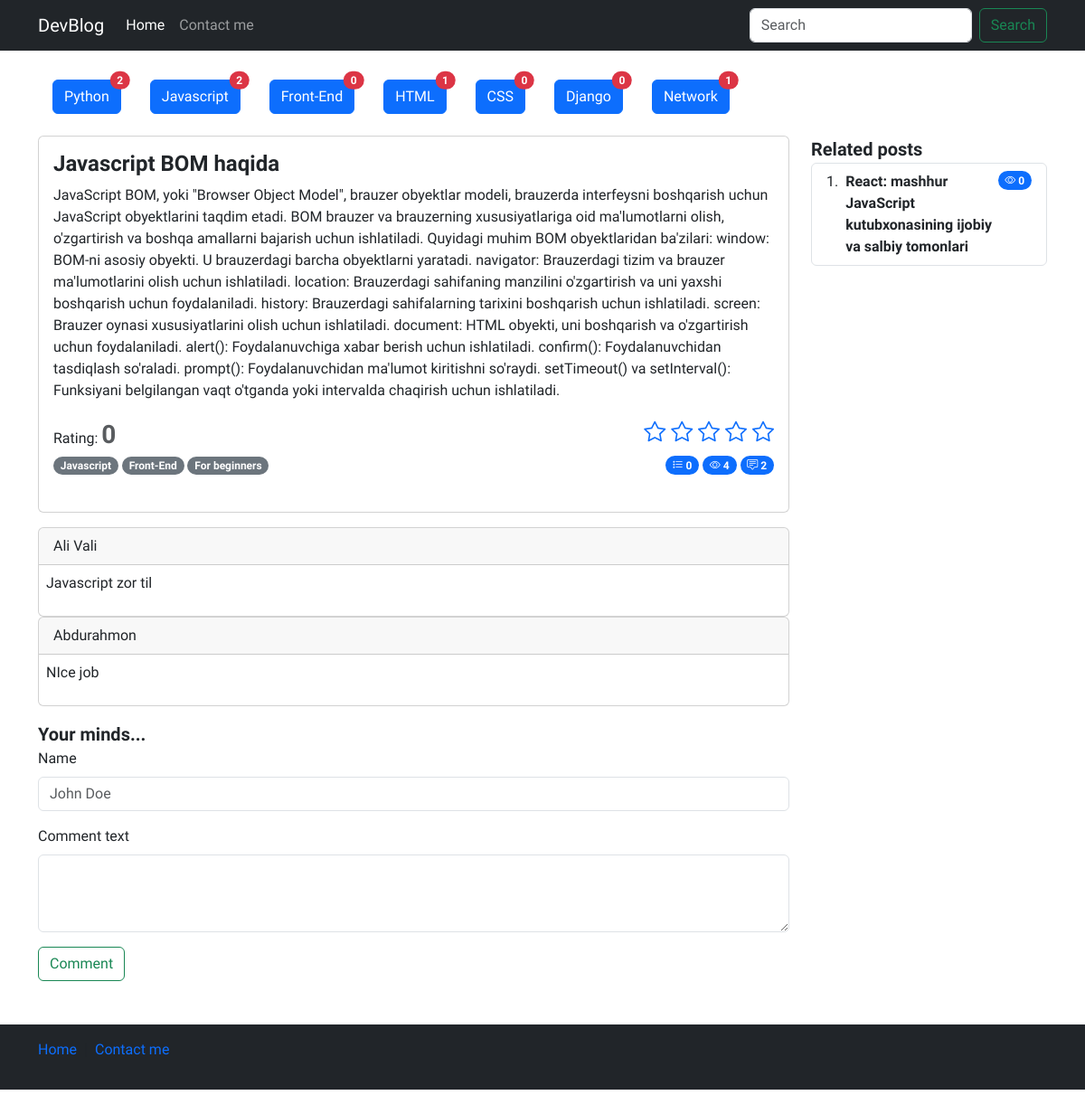
The app's page /detail/2 with its own data.
### blog/models.py (models this page shows, shortened)
class Category(models.Model):
    name = models.CharField(verbose_name="Category name",max_length=250)
    slug = models.SlugField(max_length=250, unique=True)

class Post(models.Model):
    title = models.CharField(verbose_name="Post title",max_length=550)
    body = models.TextField(verbose_name="Post body")
    author = models.CharField(verbose_name="Post author",default="Admin",max_length=100)
    category = models.ForeignKey(Category, on_delete=models.PROTECT,related_name='posts')
    tag = models.ManyToManyField(Tag)
    views = models.PositiveIntegerField(default=0)
    publish_date = models.DateTimeField(verbose_name="Published time",auto_now_add=True)
    published = models.BooleanField(default=True)
    on_top = models.BooleanField(default=False)
    def get_avg_rating(self):
        sum_ratings = sum([int(i.value) for i in self.ratings.all()])
        try:
            return round(sum_ratings / self.ratings.all().count(),2)
        except Exception as e:
            return 0

class Tag(models.Model):
    name = models.CharField(verbose_name="Tag name",max_length=250)
    slug = models.SlugField(max_length=250, unique=True)

class Comment(models.Model):
    author = models.CharField(verbose_name="Comment author",max_length=100,blank=False)
    comment = models.TextField(verbose_name="Comment")
    post = models.ForeignKey(Post, on_delete=models.CASCADE, related_name='comments')

### blog/views.py (the view, shortened to what this page needs)
# urls.py: path('detail/<post_id>', views.detail, name='detail'),
def detail(request, post_id):
    categories = Category.objects.all()
    post = Post.objects.get(id=post_id)
    category = Category.objects.get(id=post.category.id)
    related_posts = Post.objects.filter(category=category).exclude(id__in=[0,post.id]).order_by("?")
    request.session.modified = True
    if post.id in check_read_articles(request):
        pass
    else:
        check_read_articles(request).append(post.id)
        post.views += 1
        post.save()
    return render(request,"detail.html", context={
        "post":post,
        "categories":categories,
        "related_posts":related_posts})

### blog/utils.py (called while the page is built)
def check_read_articles(request):
    try:
        read_articles = request.session["read_articles"]
    except:
        request.session["read_articles"] = []
        read_articles = request.session.get("read_articles")
    return read_articles

### templates/detail.html (shortened to what this page needs)
{% load static %}
<!doctype html>
<html lang="en">
<head>
    <link rel="stylesheet" href="{% static 'css/style.css' %}">
    <link rel="stylesheet" href="https://cdn.jsdelivr.net/npm/bootstrap-icons@1.11.3/font/bootstrap-icons.min.css">
    <link href="https://cdn.jsdelivr.net/npm/bootstrap@5.3.2/dist/css/bootstrap.min.css" rel="stylesheet"
 />
</head>
<body>
    <header>
        <nav class="navbar navbar-expand-md navbar-dark bg-dark mb-4">
            <div class="container">
                <a class="navbar-brand" href="/">DevBlog</a>
                <div class="collapse navbar-collapse" id="navbarCollapse">
                    <ul class="navbar-nav me-auto mb-2 mb-md-0">
                        <li class="nav-item">
                            <a class="nav-link active" aria-current="page" href="#">Home</a>
                        </li>
                        <li class="nav-item">
                            <a class="nav-link" href="#">Contact me</a>
                        </li>
                    </ul>
                    <form class="d-flex" role="search">
                        <input class="form-control me-2" type="search" placeholder="Search" aria-label="Search"
                            control-id="ControlID-1">
                        <button class="btn btn-outline-success" type="submit" control-id="ControlID-2">Search</button>
                    </form>
                </div>
            </div>
        </nav>
    </header>
    <main>
        <section>
            <div class="container-md">
                <div class="d-flex flex-wrap my-3">
                    {% for cat in categories %}
                      <div class="d-flex flex-wrap mx-3 my-2">
                        <a href="{% url 'blog:category_list' cat.slug %}" class="btn btn-primary position-relative">
                            {{ cat.name }}
                            <span
                                class="position-absolute top-0 start-100 translate-middle badge rounded-pill bg-danger">
                                {{cat.posts.all.count}}
                            </span>
                        </a>
                      </div>
                    {% endfor %}
                  </div>
            </div>
            <div class="container-md">
                <div class="row">
                    <div class="col-sm-12 col-md-12 col-lg-9">
                        <div class="card  mb-3">
                            <div class="card-body">
                                <div class="content">
                                    <h4 class="card-title fw-bold">{{post.title}}</h4>
                                    <p class="card-text">
                                        {{post.body}}
                                    </p>
                                    <div class="d-flex justify-content-between flex-wrap">
                                        <div class="post-rating">
                                            <span>Rating:</span>
                                            <span class="fs-3 fw-bold text-muted">
                                                {{post.get_avg_rating}}
                                            </span>
                                        </div>
                                        <div class="post-set-rating">
                                            <p class="card-text fs-4">
                                                <a href="{% url 'blog:set_rating' 1 post.id %}"><i class="bi bi-star"></i></a>
                                                <a href="{% url 'blog:set_rating' 2 post.id %}"><i class="bi bi-star"></i></a>
                                                <a href="{% url 'blog:set_rating' 3 post.id %}"><i class="bi bi-star"></i></a>
                                                <a href="{% url 'blog:set_rating' 4 post.id %}"><i class="bi bi-star"></i></a>
                                                <a href="{% url 'blog:set_rating' 5 post.id %}"><i class="bi bi-star"></i></a>
                                            </p>
                                        </div>
                                    </div>
                                    <div class="d-flex justify-content-between flex-wrap">
                                        <div class="categories">
                                            {% for tag in post.tag.all %}
                                                <span class="badge rounded-pill text-bg-secondary">{{tag.name}}</span>
                                            {% endfor %}
                                        </div>
                                        <div class="action">
                                            <span class="badge bg-primary rounded-pill">
                                                <i class="bi bi-list-stars"></i>
                                                {{post.ratings.all.count}}
                                            </span>
                                            <span class="badge bg-primary rounded-pill">
                                                <i class="bi bi-eye"></i>
                                                {{post.views}}
                                            </span>
                                            <span class="badge bg-primary rounded-pill">
                                                <i class="bi bi-chat-square-text"></i>
                                                {{post.comments.all.count}}
                                            </span>
                                        </div>
                                    </div>
                                    <br>
                                </div>
                            </div>
                        </div>
                        <div class="comments">
                            <div class="row gap-3">
                                <div class="col-sm-12">
                                    {% for comment in post.comments.all %}
                                    <div class="card">
                                        <div class="card-header">
                                            {{comment.author}}
                                        </div>
                                        <div class="card-body p-2">
                                            <p>{{comment.comment}}</p>
                                        </div>
                                    </div>
                                    {% endfor %}
                                </div>
                                <div class="col-sm-12">
                                    <span class="fs-5 fw-semibold">Your minds...</span>
                                    <form action="" method='POST'>
                                        <div class="mb-3">
                                            <label for="exampleFormControlInput1" class="form-label">Name</label>
                                            <input type="text" name='name' class="form-control" id="exampleFormControlInput1"
                                                placeholder="John Doe" required>
                                        </div>
                                        <div class="mb-3">
                                            <label for="exampleFormControlTextarea1" class="form-label">
                                                Comment text
                                            </label>
                                            <textarea class="form-control" name='comment' id="exampleFormControlTextarea1"
                                                rows="3" required>
                                            </textarea>
                                        </div>
                                        <button type="submit" class="btn btn-outline-success">Comment</button>
                                    </form>
                                </div>
                            </div>
                        </div>
                    </div>
                    <div class="col-sm-none col-md-12 col-lg-3">
                        <span class="fs-5 fw-semibold">Related posts</span>
                        <ol class="list-group list-group-numbered">
                            {% for related_post in related_posts %}
                            <li class="list-group-item d-flex justify-content-between align-items-start">
                                <div class="ms-2 me-auto">
                                    <div class="fw-bold">{{related_post.title}}</div>
                                </div>
                                <span class="badge bg-primary rounded-pill">
                                    <i class="bi bi-eye"></i>
                                    {{related_post.views}}
                                </span>
                            </li>
                            {% endfor %}
                        </ol>
                    </div>
                </div>
            </div>
        </section>
    </main>
    <footer class="footer mt-auto text-white-50 bg-dark">
        <div class="container">
            <div class="row my-5">
                <div class="col-12">
                    <nav style="--bs-breadcrumb-divider: '|';" aria-label="breadcrumb" class="py-3">
                        <ol class="breadcrumb">
                            <li class="breadcrumb-item"><a href="/" class="text-decoration-none">Home</a></li>
                            <li class="breadcrumb-item " aria-current="page">
                                <a href="#" class="text-decoration-none">Contact me</a>
                            </li>
                        </ol>
                    </nav>
                </div>
            </div>
        </div>
    </footer>
</body>
</html>

### staticfiles/css/style.css (style rules this page uses)
* { font-family: 'Onest', sans-serif !important; }

### records on screen
Category: name "Python", posts.all.count "2"
Category: name "Javascript", posts.all.count "2"
Category: name "Front-End", posts.all.count "0"
Category: name "HTML", posts.all.count "1"
Category: name "CSS", posts.all.count "0"
Category: name "Django", posts.all.count "0"
Category: name "Network", posts.all.count "1"
Post: title "Javascript BOM haqida", body "JavaScript BOM, yoki \"Browser Object Model\", brauzer obyektlar modeli, brauzerda interfeysni boshqarish uchun JavaScript obyektlarini taqdim etadi. BOM brauzer va brauzerning xususiyatlariga oid ma'lumotlarni olish, o'zgartirish va boshqa amallarni bajarish uchun ishlatiladi. Quyidagi muhim BOM obyektlaridan ba'zilari: window: BOM-ni asosiy obyekti. U brauzerdagi barcha obyektlarni yaratadi. navigator: Brauzerdagi tizim va brauzer ma'lumotlarini olish uchun ishlatiladi. location: Brauzerdagi sahifaning manzilini o'zgartirish va uni yaxshi boshqarish uchun foydalaniladi. history: Brauzerdagi sahifalarning tarixini boshqarish uchun ishlatiladi. screen: Brauzer oynasi xususiyatlarini olish…", get_avg_rating "0", ratings.all.count "0", views "4", comments.all.count "2"
Tag: name "Javascript"
Tag: name "Front-End"
Tag: name "For beginners"
Comment: author "Ali Vali", comment "Javascript zor til"
Comment: author "Abdurahmon", comment "NIce job"
Post: title "React: mashhur JavaScript kutubxonasining ijobiy va salbiy tomonlari", views "0"
